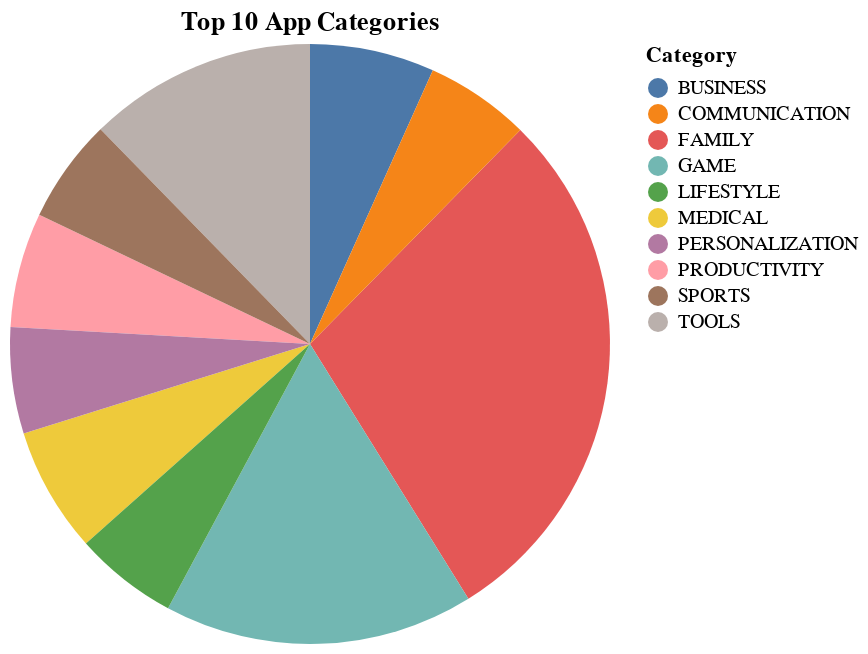

Source (notebook cell):
### Code cell
# Pie Chart: App Categories
alt.Chart(category_counts.head(10)).mark_arc().encode(
    theta='Count:Q',
    color='Category:N',
    tooltip=['Category', 'Count']
).properties(title='Top 10 App Categories')

### Figure 1 — Vega-Lite specification as saved in the notebook (floating-point values rounded to 4 significant figures)
{"config": {"view": {"continuousWidth": 300, "continuousHeight": 300}}, "data": {"name": "data-a72a018fb171d2216e087e95f8bda62d"}, "mark": {"type": "arc"}, "encoding": {"color": {"field": "Category", "type": "nominal"}, "theta": {"field": "Count", "type": "quantitative"}, "tooltip": [{"field": "Category", "type": "nominal"}, {"field": "Count", "type": "quantitative"}]}, "title": "Top 10 App Categories", "$schema": "https://vega.github.io/schema/vega-lite/v5.20.1.json", "datasets": {"data-a72a018fb171d2216e087e95f8bda62d": [{"Category": "FAMILY", "Count": 1972}, {"Category": "GAME", "Count": 1144}, {"Category": "TOOLS", "Count": 843}, {"Category": "MEDICAL", "Count": 463}, {"Category": "BUSINESS", "Count": 460}, {"Category": "PRODUCTIVITY", "Count": 424}, {"Category": "PERSONALIZATION", "Count": 392}, {"Category": "COMMUNICATION", "Count": 387}, {"Category": "SPORTS", "Count": 384}, {"Category": "LIFESTYLE", "Count": 382}]}}
